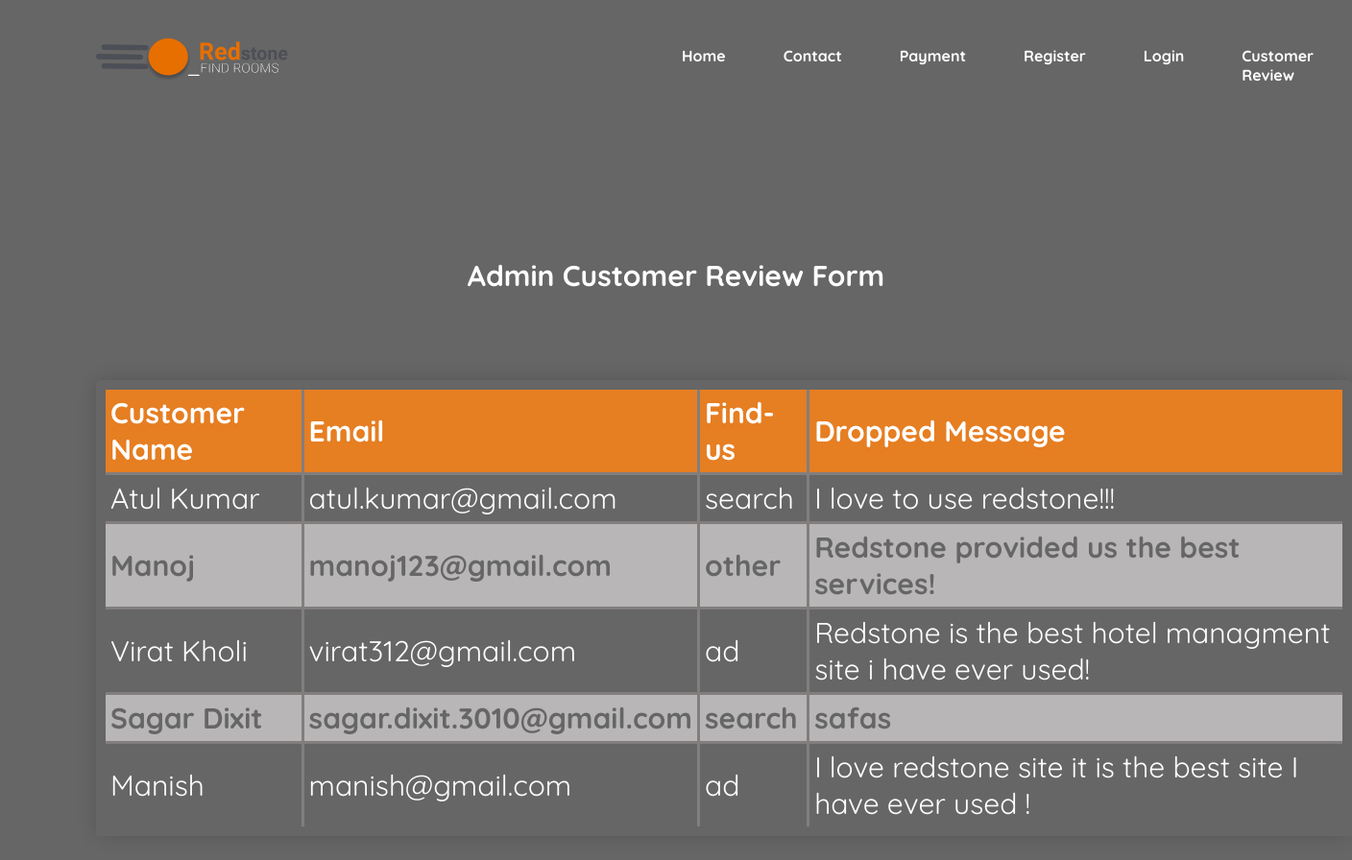
The app's page /rp/admin/customer_review.php with its own data.
### tables this page shows
CREATE TABLE `customer_review` (
  `userid` int(11) NOT NULL,
  `name` varchar(30) NOT NULL,
  `email` varchar(30) NOT NULL,
  `find_us` varchar(40) NOT NULL,
  `drop_message` varchar(300) NOT NULL
);

### rp/admin/customer_review.php (the view, shortened to what this page needs)
<!DOCTYPE html>
<html lang="en">
<head>
    <link rel='stylesheet' href='admin.css'/>
</head>
<body>
		<nav>
		<img src="log.svg" alt="Redstone" style="width: 200px; margin:40px 0px 0px 100px;"class="logo">
		<ul>
			<li><a href='../index.php'>Home</a></li>
			<li><a href='contact.php'>Contact</a></li>
			<li><a href='payment.php'>Payment</a></li>
			<li><a href='register.php'>Register</a></li>
			<li><a href='login.php'>Login</a></li>
			<li><a href='customer_review.php'>Customer Review</a></li>
		</ul>
	</nav>
	<h1 style='text-align:center;margin-top:150px; font-size:30px; color:white;'>Admin Customer Review Form</h1>
	<div class="container">
	<table class='content-table' style='margin-left:100px; margin-top:90px; font-size:30px;border:10px solid white;color:white;'>
		<thead>
			<tr>
				<td>Customer Name</td>
				<td>Email</td>
				<td>Find-us</td>
				<td>Dropped Message</td>
			</tr>
		</thead>
		<tbody>
			<?php
			$connection = mysqli_connect('localhost','root','','redstonepro');
			$query='SELECT * FROM customer_review';
			$qryobj = mysqli_query($connection,$query);
			while($row=mysqli_fetch_assoc($qryobj))
			{
			echo '<tr>';
			echo '<td>'.$row['name'].'</td>';
			echo '<td>'.$row['email'].'</td>';
			echo '<td>'.$row['find_us'].'</td>';
			echo '<td>'.$row['drop_message'].'</td>';
			echo '</tr>';
		    }
			?>
		</tbody>
	</table>
	</div>
</body>
</html>

### rp/admin/admin.css (style rules this page uses)
body { margin:0; padding:0; font-family: 'Quicksand','san-serif'; background-image:linear-gradient(rgba(0,0,0,0.6),rgba(0,0,0,0.6)),url(contact2.jpg); background-size:cover; }
table, th, td { border: 3px solid #827e7e; padding:5px; }
.content-table { border-collapse: collapse; margin:25px 0; font-size:0.9em; min-width: 600px; border-radius:5px 5px 0 0 ; overflow:hidden; box-shadow: 0 0 20px rgba(0,0,0,0.15); }
.content-table thead tr { background-color:#e67e22; color:#fff; text-align:left; font-weight:bold; }
.content-table tbody tr { border-bottom:1px solid #dddddd; }
.content-table tbody tr:nth-of-type(even) { background-color:#b8b6b6; color:#666666; font-weight: bold; }

### rp/admin/customer_review.php (style rules this page uses)
nav ul { margin-left:40em; margin-top:-70px; font-weight:bold; display: flex; text-decoration: none; }
nav ul li { padding:30px; color:white; list-style: none; }
nav ul li a { text-decoration: none; color:white; }

### records on screen
customer_review: name "Atul Kumar", email "atul.kumar@gmail.com", find_us "search", drop_message "I love to use redstone!!!"
customer_review: name "Manoj", email "manoj123@gmail.com", find_us "other", drop_message "Redstone provided us the best services!"
customer_review: name "Virat Kholi", email "virat312@gmail.com", find_us "ad", drop_message "Redstone is the best hotel managment site i have ever used!"
customer_review: name "Sagar Dixit", email "sagar.dixit.3010@gmail.com", find_us "search", drop_message "safas"
customer_review: name "Manish", email "manish@gmail.com", find_us "ad", drop_message "I love redstone site it is the best site I have ever used !"
